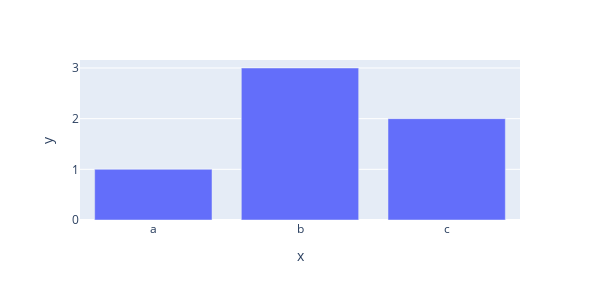
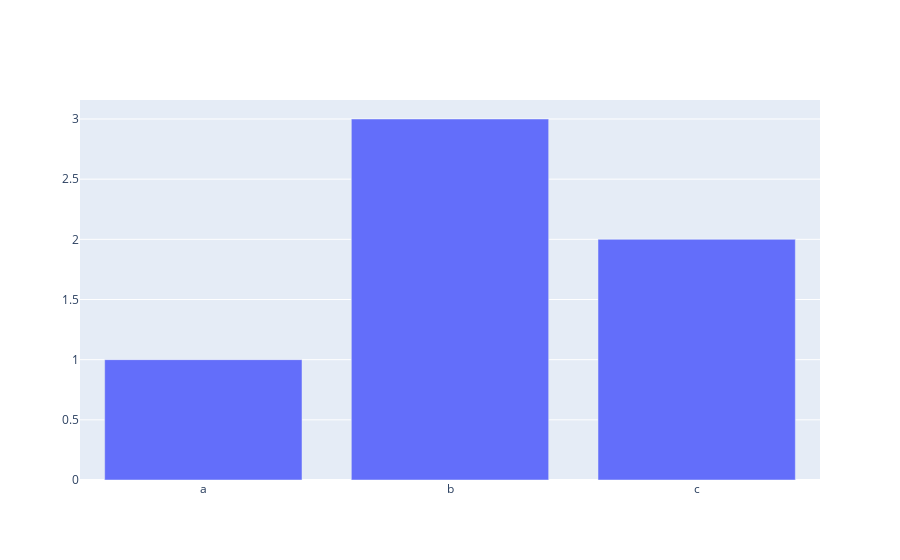

These figures' notebook cell, in order:
### Code cell
# express
fig = px.bar(x = ["a", "b", "c"], 
             y = [1, 3, 2], width = 600, height = 300)
fig.show()

# graph_object 
fig = go.Figure(data=[go.Bar(x = ["a", "b", "c"], y = [1, 3, 2])])

fig.show()

### Figure 1 — Plotly figure (JSON) as saved in the notebook; plotly's stock layout.template omitted (floating-point values rounded to 4 significant figures)
{"data": [{"alignmentgroup": "True", "hovertemplate": "x=%{x}<br>y=%{y}<extra></extra>", "legendgroup": "", "marker": {"color": "#636efa", "pattern": {"shape": ""}}, "name": "", "offsetgroup": "", "orientation": "v", "showlegend": false, "textposition": "auto", "type": "bar", "x": ["a", "b", "c"], "xaxis": "x", "y": [1, 3, 2], "yaxis": "y"}], "layout": {"barmode": "relative", "height": 300, "legend": {"tracegroupgap": 0}, "margin": {"t": 60}, "width": 600, "xaxis": {"anchor": "y", "autorange": true, "domain": [0, 1], "range": [-0.5, 2.5], "title": {"text": "x"}, "type": "category"}, "yaxis": {"anchor": "x", "autorange": true, "domain": [0, 1], "range": [0, 3.158], "title": {"text": "y"}, "type": "linear"}}}

### Figure 2 — Plotly figure (JSON) as saved in the notebook; plotly's stock layout.template omitted (floating-point values rounded to 4 significant figures)
{"data": [{"type": "bar", "x": ["a", "b", "c"], "y": [1, 3, 2]}], "layout": {"autosize": true, "xaxis": {"autorange": true, "range": [-0.5, 2.5], "type": "category"}, "yaxis": {"autorange": true, "range": [0, 3.158], "type": "linear"}}}
